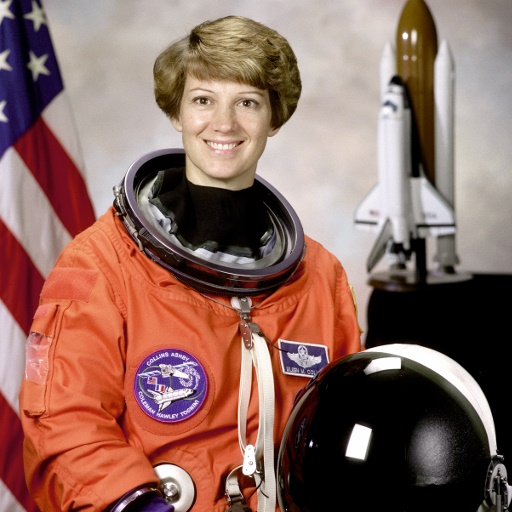
#> input picture Chapter10/codes/image.jpg, 512 x 512 px
$ python face_detection.py
#> lines starting #> are read from the running program, lines starting #| are printed output that depends on the picture; after the words box and inside, x2 and y2 are one past the last pixel; in counts of white or black regions, pixels touching at a corner belong together
import cv2
import numpy as np

face_cascade = cv2.CascadeClassifier('haarcascade_frontalface_default.xml')
eye_cascade = cv2.CascadeClassifier('haarcascade_eye.xml')

img = cv2.imread('image.jpg')
#> img is the input picture: shape (512, 512, 3); mean B, G, R 96.5, 105.8, 141.6
img_gray = cv2.cvtColor(img, cv2.COLOR_BGR2GRAY)
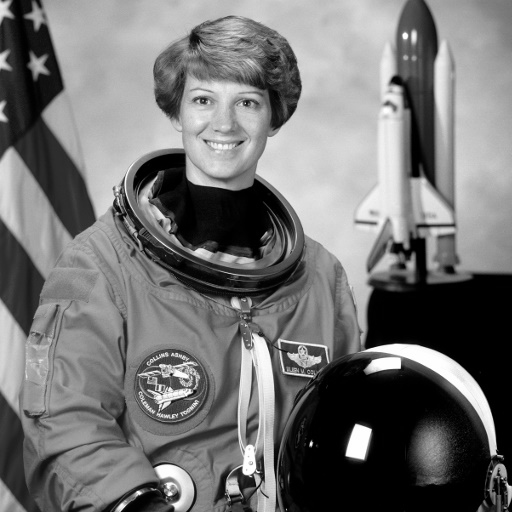
#> img_gray: shape (512, 512); min 0, max 255, mean 115.4

faces = face_cascade.detectMultiScale(img_gray, 1.3, 5)
#> faces = [[176, 66, 95, 95]]


for (x,y,w,h) in faces:
    cv2.rectangle(img,(x,y),(x+w,y+h),(255,0,0),2)
    roi_gray = img_gray[y:y+h, x:x+w]
    roi_color = img[y:y+h, x:x+w]
    eyes = eye_cascade.detectMultiScale(roi_gray)
    for (ex,ey,ew,eh) in eyes:
        cv2.rectangle(roi_color,(ex,ey),(ex+ew,ey+eh),(0,255,0),2)
#> this loop made 1 pass
#> (x, y, w, h, eyes) on pass 1: (176, 66, 95, 95, [[11, 19, 30, 30], [56, 23, 29, 29]])
#> pass 1, `roi_gray = img_gray[y:y+h, x:x+w]`:
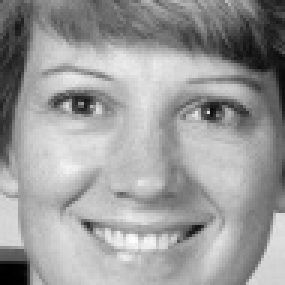
#> roi_gray: shape (95, 95) (shown 3 times larger); min 0, max 254, mean 155.7
#> pass 1, `roi_color = img[y:y+h, x:x+w]`:
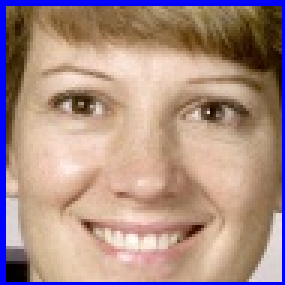
#> roi_color: shape (95, 95, 3) (shown 3 times larger); mean B, G, R 133.9, 142.4, 171.2
#> after the loop:
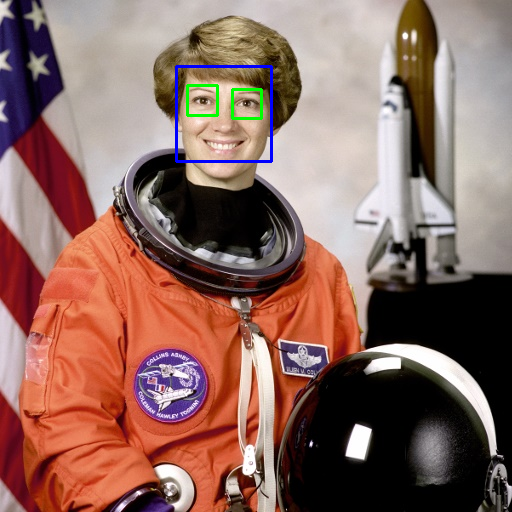
#> img: shape (512, 512, 3); 0.7% of pixels changed, all inside (x1, y1, x2, y2) = (175, 65, 273, 163)
#> after the loop:
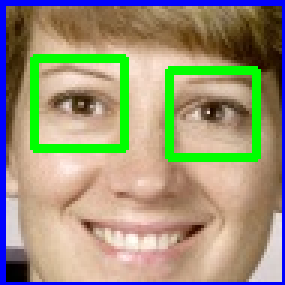
#> roi_color: shape (95, 95, 3) (shown 3 times larger); 7.76% of pixels changed, all inside (x1, y1, x2, y2) = (10, 18, 87, 54)

cv2.imwrite('output.jpg',img)

$ run again, with Chapter10/codes/sift_matches.jpg copied over Chapter10/codes/image.jpg
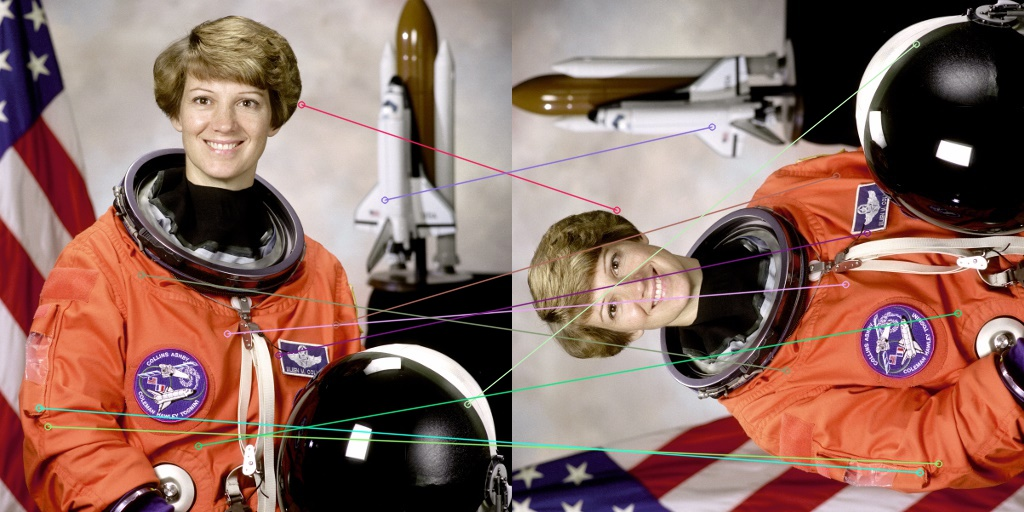
#> input picture Chapter10/codes/sift_matches.jpg, 1024 x 512 px
#> img is the input picture: shape (512, 1024, 3); mean B, G, R 97.7, 106.8, 141.6
#> `img_gray = cv2.cvtColor(img, cv2.COLOR_BGR2GRAY)`:
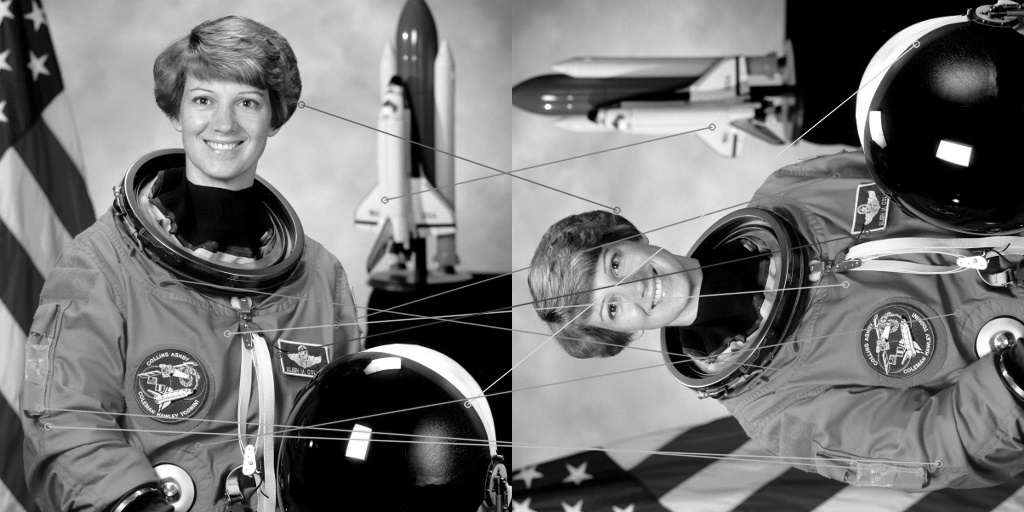
#> img_gray: shape (512, 1024); min 0, max 255, mean 116.2
#> faces = [[175, 66, 96, 96]]
#> the loop `for (x,y,w,h) in faces:` made 1 pass
#> (x, y, w, h, eyes) on pass 1: (175, 66, 96, 96, [[12, 20, 29, 29], [57, 24, 28, 28]])
#> after the loop `for (x,y,w,h) in faces:`:
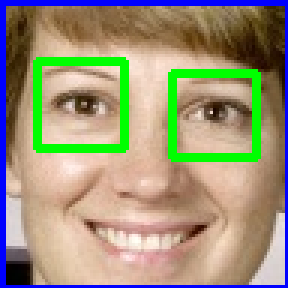
#> roi_color: shape (96, 96, 3) (shown 3 times larger); mean B, G, R 122.5, 147.9, 155.6
